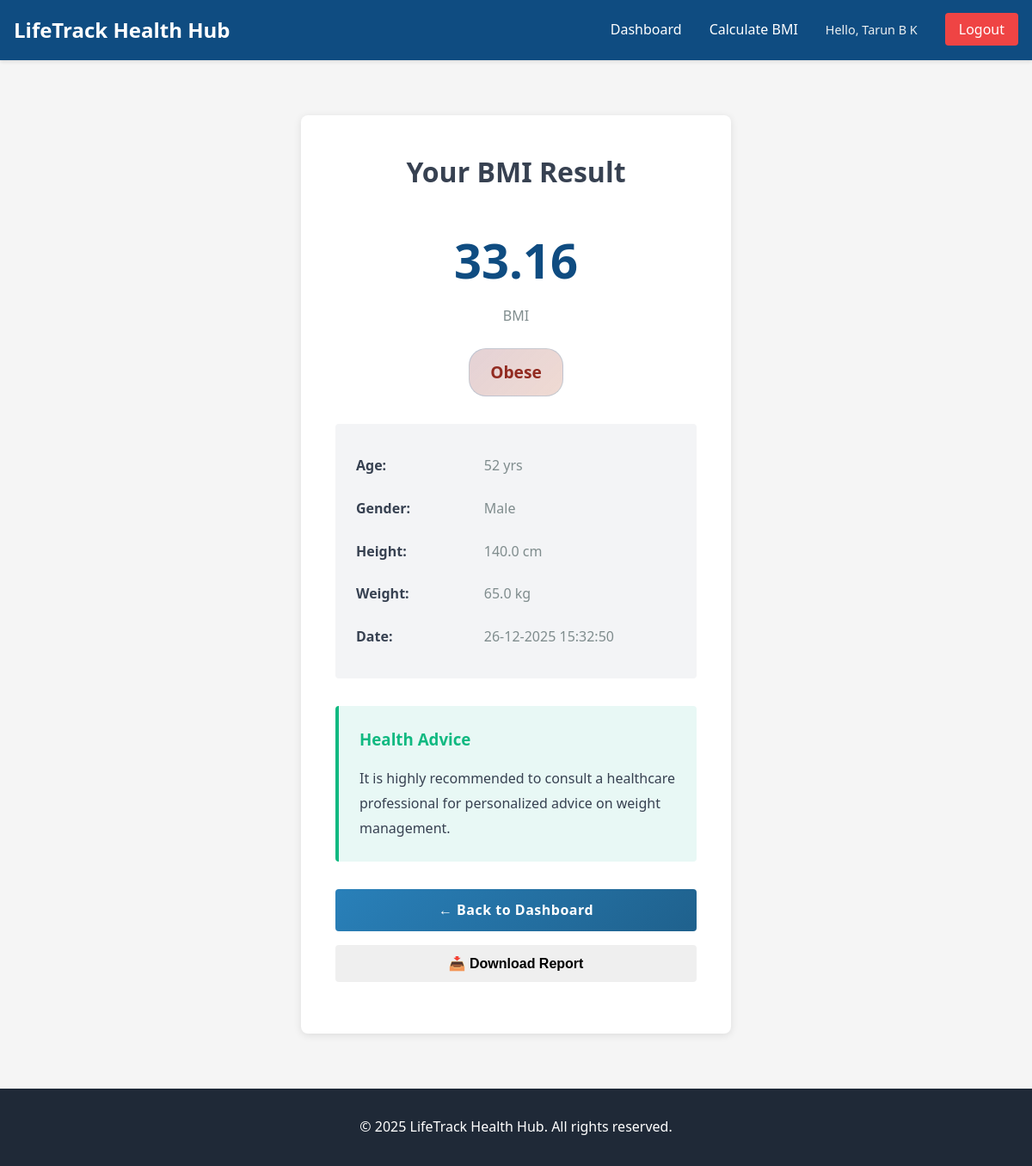
The app's page /result/60 (signed in) with its own data.
### tables this page shows
CREATE TABLE bmi_records (
            id INTEGER PRIMARY KEY AUTOINCREMENT,
            patient_id INTEGER NOT NULL,
            height REAL NOT NULL,
            weight REAL NOT NULL,
            bmi REAL NOT NULL,
            category TEXT NOT NULL,
            date TIMESTAMP DEFAULT CURRENT_TIMESTAMP, age INTEGER, gender TEXT,
            FOREIGN KEY (patient_id) REFERENCES users(id)
        );

### app.py (the view)
@app.route('/result/<int:record_id>')
@login_required
def result(record_id):
    db = get_db()
    cursor = db.cursor()
    cursor.execute(
        'SELECT * FROM bmi_records WHERE id = ? AND patient_id = ?',
        (record_id, session['user_id'])
    )
    record = cursor.fetchone()
    db.close()
    if not record:
        return redirect(url_for('dashboard'))
    advice = get_health_advice(record['category'])
    formatted_date = format_date_display(record['date'])
    return render_template('result.html', record=record, advice=advice, formatted_date=formatted_date)

### app.py (called while the page is built)
def format_date_display(date_str):
    try:
        if isinstance(date_str, str):
            dt = datetime.fromisoformat(date_str.replace('Z', '+00:00')) if 'T' in date_str else datetime.strptime(date_str, '%Y-%m-%d %H:%M:%S')
            if dt.tzinfo is None:
                dt = dt.replace(tzinfo=timezone.utc)
            dt_ist = dt.astimezone(IST)
        else:
            dt_ist = date_str.astimezone(IST) if date_str.tzinfo else date_str.replace(tzinfo=timezone.utc).astimezone(IST)
        return dt_ist.strftime('%d-%m-%Y %H:%M:%S')
    except Exception as e:
        print(f"DEBUG: Date format error: {e}")
        return str(date_str)[:19]

def get_db():
    db = sqlite3.connect(DATABASE)
    db.row_factory = sqlite3.Row
    return db

def login_required(f):
    @wraps(f)
    def decorated_function(*args, **kwargs):
        if 'user_id' not in session:
            return redirect(url_for('login'))
        return f(*args, **kwargs)
    return decorated_function

def get_health_advice(category):
    advice = {
        'Underweight': 'Consider consulting a healthcare professional. A balanced diet with adequate calories and nutrients is important.',
        'Normal': 'Great! Maintain your healthy weight with regular exercise and a balanced diet.',
        'Overweight': 'Consider a healthier lifestyle with regular physical activity and a balanced diet. Consult a healthcare provider if needed.',
        'Obese': 'It is highly recommended to consult a healthcare professional for personalized advice on weight management.'
    }
    return advice.get(category, '')

### templates/result.html (shortened to what this page needs)
{% extends "base.html" %}
{% block content %}
<div class="result-container">
    <div class="result-card">
        <h1>Your BMI Result</h1>
        <div class="result-display">
            <div class="bmi-value">
                <span class="value">{{ record['bmi'] }}</span>
                <span class="label">BMI</span>
            </div>
            <div class="bmi-category">
                <span class="badge badge-{{ record['category'].lower().replace(' ', '-') }} badge-large">
                    {{ record['category'] }}
                </span>
            </div>
        </div>
        <div class="result-details">
            <table class="details-table">
                <tr>
                    <td class="detail-label">Age:</td>
                    <td class="detail-value">{{ record['age'] if record['age'] else 'N/A' }} yrs</td>
                </tr>
                <tr>
                    <td class="detail-label">Gender:</td>
                    <td class="detail-value">{{ record['gender'] if record['gender'] else 'N/A' }}</td>
                </tr>
                <tr>
                    <td class="detail-label">Height:</td>
                    <td class="detail-value">{{ record['height'] }} cm</td>
                </tr>
                <tr>
                    <td class="detail-label">Weight:</td>
                    <td class="detail-value">{{ record['weight'] }} kg</td>
                </tr>
                <tr>
                    <td class="detail-label">Date:</td>
                    <td class="detail-value">{{ formatted_date }}</td>
                </tr>
            </table>
        </div>
        <div class="health-advice">
            <h3>Health Advice</h3>
            <p>{{ advice }}</p>
        </div>
        <div class="result-actions">
            <a href="{{ url_for('dashboard') }}" class="btn btn-primary">
                ← Back to Dashboard
            </a>
            <button id="createInvoiceBtn" class="btn btn-success" title="Download your health report PDF">
                📥 Download Report
            </button>
        </div>
    </div>
</div>
{% endblock %}

### static/css/style.css (style rules this page uses)
* { margin: 0; padding: 0; box-sizing: border-box; }
:root { --primary-color: #0F4C81; --secondary-color: #1BA098; --danger-color: #EF4444; --warning-color: #F59E0B; --info-color: #3B82F6; --light-gray: #F3F4F6; --dark-gray: #1F2937; --text-color: #374151; --border-color: #D1D5DB; --success-color: #10B981; --error-color: #EF4444; }
html, body { height: 100%; }
body { font-family: 'Segoe UI', Tahoma, Geneva, Verdana, sans-serif; line-height: 1.6; color: var(--text-color); background-color: #f5f5f5; }
a { text-decoration: none; color: var(--primary-color); transition: color 0.3s ease; }
.btn { padding: 0.75rem 1.5rem; border: none; border-radius: 4px; font-size: 1rem; cursor: pointer; transition: all 0.3s ease; display: inline-block; text-align: center; font-weight: 600; }
.btn-primary { background: linear-gradient(135deg, #2980b9 0%, #1f618d 100%); color: white; font-weight: 600; letter-spacing: 0.5px; position: relative; overflow: hidden; }
.btn-primary::before { content: ''; position: absolute; top: 0; left: -100%; width: 100%; height: 100%; background: linear-gradient(90deg, transparent, rgba(255, 255, 255, 0.2), transparent); transition: left 0.5s; }
.badge { background: linear-gradient(135deg, rgba(41, 128, 185, 0.1) 0%, rgba(46, 204, 113, 0.05) 100%); border: 1px solid rgba(41, 128, 185, 0.2); padding: 0.5rem 1rem; border-radius: 20px; font-size: 0.85rem; color: #1a4d6d; font-weight: 600; transition: all 0.3s ease; }
table { width: 100%; border-collapse: collapse; }
table th, table td { padding: 1rem; text-align: left; border-bottom: 1px solid var(--border-color); }
.badge { display: inline-block; padding: 0.35rem 0.75rem; border-radius: 20px; font-size: 0.85rem; font-weight: 600; }
.badge-obese { background-color: #fadbd8; color: #922b21; }
.badge-large { font-size: 1.2rem; padding: 0.75rem 1.5rem; }
.result-container { display: flex; justify-content: center; padding: 2rem 0; }
.result-card { background: white; border-radius: 8px; box-shadow: 0 2px 10px rgba(0,0,0,0.1); padding: 2.5rem; width: 100%; max-width: 500px; }
.result-card h1 { text-align: center; margin-bottom: 2rem; }
.result-display { text-align: center; margin-bottom: 2rem; }
.bmi-value { display: flex; flex-direction: column; align-items: center; margin-bottom: 1.5rem; }
.bmi-value .value { font-size: 3.5rem; font-weight: bold; color: var(--primary-color); }
.bmi-value .label { font-size: 1rem; color: #7f8c8d; margin-top: 0.5rem; }
.bmi-category { margin-bottom: 2rem; }
.result-details { background-color: var(--light-gray); padding: 1.5rem; border-radius: 4px; margin-bottom: 2rem; }
.details-table { width: 100%; }
.details-table tr td { padding: 0.75rem 0; border: none; }
.detail-label { font-weight: 600; color: var(--text-color); width: 40%; }
.detail-value { color: #7f8c8d; }
.health-advice { background-color: #e8f8f5; border-left: 4px solid var(--success-color); padding: 1.5rem; border-radius: 4px; margin-bottom: 2rem; }
.health-advice h3 { margin-bottom: 1rem; color: var(--success-color); }
.health-advice p { line-height: 1.8; color: var(--text-color); }
.result-actions { display: flex; gap: 1rem; flex-direction: column; }
.result-actions .btn { text-align: center; }

### records on screen
bmi_records: bmi "33.16", category "Obese", age "52", gender "Male", height "140.0", weight "65.0"

### other values on screen
{{ session.get('user_name') }} "Tarun B K"
{{ advice }} "It is highly recommended to consult a healthcare professional for personalized advice on weight management."
